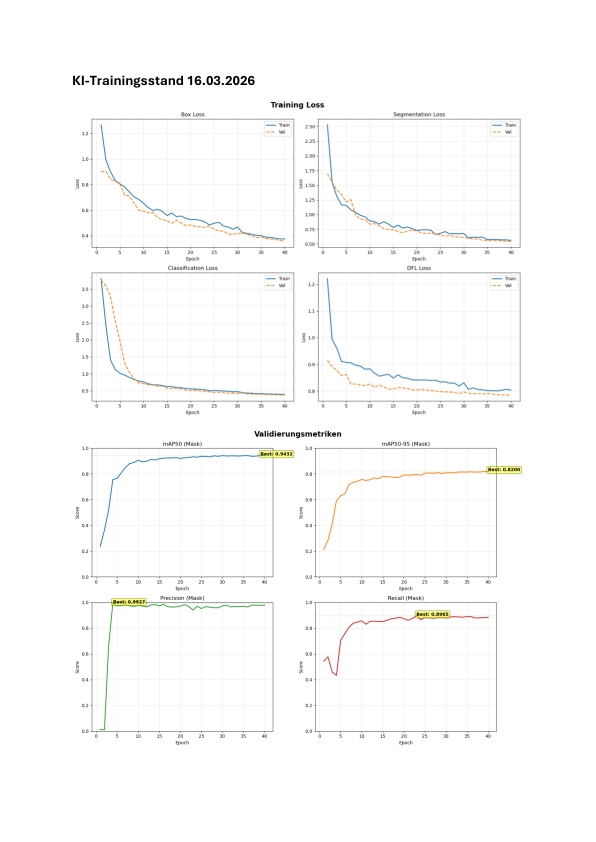
#> input picture 05_Edge AI/Training_Scripts/_pdf_pages/page_01.png, 1191 x 1684 px (shown at 1/2 size)
$ python npzConverter.py -i _pdf_pages
#> lines starting #> are read from the running program, lines starting #| are printed output that depends on the picture
#!/usr/bin/env python3
"""
create_calibration_npz.py

Erstellt eine calibration .npz Datei aus Bilddaten (Ordner/Datei/TXT-Liste)
oder optional aus einem YOLO-style dataset.yaml.

Usage:
    python .\npzConverter.py --images ..\..\Image_Capture_Python\dataset\images\<capture_ordner> --out ..\..\Image_Capture_Python\dataset\images\<capture_ordner>\calibration.npz --imgsz 640 --count 3 --norm_to_1

    # optional weiterhin mit dataset.yaml
    python create_calibration_npz.py --dataset dataset.yaml --split val \
        --out calibration.npz --imgsz 640 --count 200 --seed 42 --norm_to_1

Output .npz enthält das Array unter dem Schlüssel "input" als shape (N,3,H,W) float32.

Änderung ggü. vorher:
- Preprocessing nutzt jetzt YOLO-typische Letterbox (Aspect Ratio erhalten, padding=114),
  statt hartem Resize auf imgsz x imgsz.
"""

import argparse
import sys
import yaml
import random
from pathlib import Path
import numpy as np
import cv2
from tqdm import tqdm

SUPPORTED_EXTS = ('.jpg', '.jpeg', '.png', '.bmp', '.tif', '.tiff')

def read_dataset_yaml(path: str) -> dict:
    with open(path, 'r') as f:
        return yaml.safe_load(f)

def resolve_image_list(entry: str, dataset_dir: Path) -> list[str]:
    """
    entry: path in dataset.yaml (dir or txt listing images)
    dataset_dir: directory containing dataset.yaml (for relative paths)
    returns: list of absolute image file paths
    """
#> called with entry = '_pdf_pages'
    p = Path(entry)
    if not p.is_absolute():
        p = (dataset_dir / p).resolve()

    if p.is_file():
        ext = p.suffix.lower()
        if ext in SUPPORTED_EXTS:
            return [str(p)]
        # text file listing images
        imgs = []
        with open(p, 'r') as fh:
            for line in fh:
                line = line.strip()
                if not line:
                    continue
                ip = Path(line)
                if not ip.is_absolute():
                    ip = (p.parent / ip).resolve()
                if ip.exists():
                    imgs.append(str(ip))
        return imgs

    if p.is_dir():
        imgs = []
        for ext in SUPPORTED_EXTS:
            imgs.extend(sorted([str(x.resolve()) for x in p.glob(f'*{ext}')]))
#> pass 2 of the loop in resolve_image_list, `for ext in SUPPORTED_EXTS:`:
        return imgs

    # fallback: try globbing relative to dataset_dir
    imgs = []
    base = dataset_dir
    if (base / entry).exists():
        return resolve_image_list(str(base / entry), dataset_dir)

    for ext in SUPPORTED_EXTS:
        imgs.extend(sorted([str(x.resolve()) for x in base.rglob(f'*{ext}')]))
    return imgs

def collect_images_from_dataset_yaml(yaml_path: str, split: str) -> list[str]:
    data = read_dataset_yaml(yaml_path)
    dataset_dir = Path(yaml_path).parent
    imgs = []

    if split == 'all':
        keys = [k for k in ('train', 'val', 'test') if k in data]
    else:
        if split not in data:
            raise ValueError(f"split '{split}' not found in dataset.yaml; available keys: {list(data.keys())}")
        keys = [split]

    for k in keys:
        entry = data.get(k)
        if entry:
            imgs.extend(resolve_image_list(entry, dataset_dir))

    if not imgs:
        # fallback: rare variants
        for candidate in ('path', 'images'):
            if data.get(candidate):
                imgs = resolve_image_list(data[candidate], dataset_dir)
                break

    # unique and keep order
    seen = set()
    imgs_unique = []
    for p in imgs:
        if p not in seen:
            seen.add(p)
            imgs_unique.append(p)
    return imgs_unique

def collect_images_from_input(images_entry: str) -> list[str]:
    """
    Resolve images directly from an image source:
    - image file
    - directory with images
    - txt file containing image paths
    """
    p = Path(images_entry)
    if not p.exists():
        raise FileNotFoundError(f"Image source not found: {images_entry}")

    base_dir = Path.cwd()
    imgs = resolve_image_list(images_entry, base_dir)

    # unique and keep order
    seen = set()
    imgs_unique = []
    for p in imgs:
        if p not in seen:
            seen.add(p)
            imgs_unique.append(p)
#> in load_and_preprocess, img is the input picture: shape (1684, 1191, 3); mean B, G, R 251.4, 251.7, 251.7
    return imgs_unique

def letterbox_bgr(
    img_bgr: np.ndarray,
    new_shape: int,
    color: tuple[int, int, int] = (114, 114, 114),
    auto: bool = False,
    stride: int = 32
) -> np.ndarray:
    """
    YOLO-typische Letterbox:
    - Aspect Ratio beibehalten
    - auf new_shape x new_shape in ein gepaddetes Canvas legen
    - Padding-Farbe wie YOLO üblich: 114

    auto=True und stride=32 würde Padding so wählen, dass es stride-align ist.
    Für Kalibrierung ist auto=False (exakt new_shape) meist am sinnvollsten.
    """
#> called with new_shape = 640, color = (114, 114, 114), auto = False, stride = 32
    h, w = img_bgr.shape[:2]
#> h = 1684; w = 1191
    if h == 0 or w == 0:
        raise ValueError("Empty image")

    # scale ratio (new / old)
    r = min(new_shape / w, new_shape / h)
#> r = 0.38
    # compute unpadded new size
    new_unpad = (int(round(w * r)), int(round(h * r)))  # (w, h)
#> new_unpad = (453, 640)

    # compute padding
    dw = new_shape - new_unpad[0]
#> dw = 187
    dh = new_shape - new_unpad[1]
#> dh = 0

    if auto:
        # make padding multiples of stride (like YOLO's auto mode)
        dw = dw % stride
        dh = dh % stride

    dw /= 2
#> dw = 93.5
    dh /= 2

    # resize
    if (w, h) != new_unpad:
        # interpolation: downscale -> AREA, upscale -> LINEAR (wie in vielen YOLO impl.)
        interp = cv2.INTER_AREA if r < 1.0 else cv2.INTER_LINEAR
#> interp = 3
        img_bgr = cv2.resize(img_bgr, new_unpad, interpolation=interp)
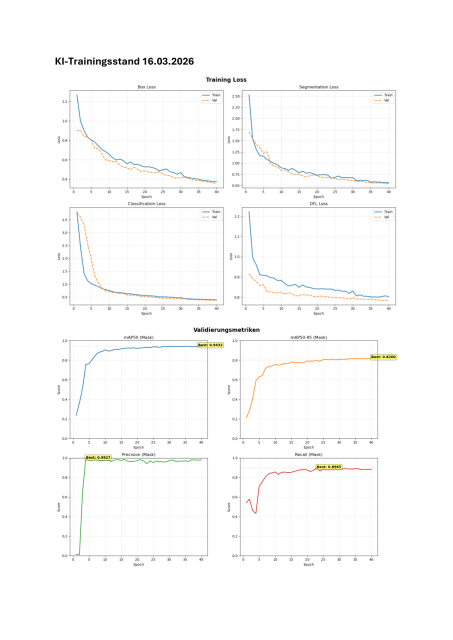
#> img_bgr: shape (640, 453, 3); mean of channels 0, 1, 2 251.4, 251.7, 251.7; drawn as B, G, R

    # pad
    top = int(round(dh - 0.1))
#> top = 0
    bottom = int(round(dh + 0.1))
#> bottom = 0
    left = int(round(dw - 0.1))
#> left = 93
    right = int(round(dw + 0.1))
#> right = 94
    img_bgr = cv2.copyMakeBorder(img_bgr, top, bottom, left, right, cv2.BORDER_CONSTANT, value=color)
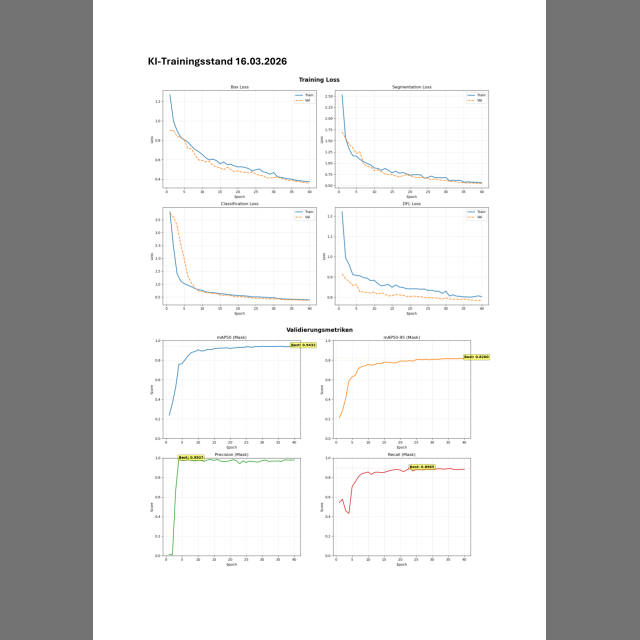
#> img_bgr: shape (640, 640, 3); mean of channels 0, 1, 2 211.3, 211.5, 211.5; drawn as B, G, R

    # safety: enforce exact shape
    img_bgr = img_bgr[:new_shape, :new_shape]
    if img_bgr.shape[0] != new_shape or img_bgr.shape[1] != new_shape:
        # rare rounding corner case: force exact resize
        img_bgr = cv2.resize(img_bgr, (new_shape, new_shape), interpolation=cv2.INTER_LINEAR)

    return img_bgr

def load_and_preprocess(
    img_paths: list[str],
    imgsz: int,
    norm_to_1: bool = True,
    use_letterbox: bool = True,
    letterbox_auto: bool = False,
    letterbox_stride: int = 32,
    show_progress: bool = True
) -> np.ndarray:
    """
    Load images, YOLO-preprocess:
    - BGR read
    - force 3-channel BGR
    - letterbox to imgsz x imgsz (default) OR direct resize
    - BGR -> RGB
    - HWC -> CHW
    - float32 and normalize to [0,1] if requested
    Returns numpy array shape (N,3,H,W) float32.
    """
    out = []
    iterator = tqdm(img_paths, desc='Loading images') if show_progress else img_paths

    for p in iterator:
        img = cv2.imread(p, cv2.IMREAD_UNCHANGED)
        if img is None:
            print(f"Warning: could not read {p}, skipping.", file=sys.stderr)
            continue

        # Ensure 3-channel BGR
        if len(img.shape) == 2:
            img = cv2.cvtColor(img, cv2.COLOR_GRAY2BGR)
        elif img.shape[2] == 4:
            img = cv2.cvtColor(img, cv2.COLOR_BGRA2BGR)

        if use_letterbox:
            img = letterbox_bgr(img, new_shape=imgsz, auto=letterbox_auto, stride=letterbox_stride)
        else:
            img = cv2.resize(img, (imgsz, imgsz), interpolation=cv2.INTER_LINEAR)

        # BGR -> RGB
        img_rgb = img[:, :, ::-1]

        # HWC -> CHW
        img_chw = np.transpose(img_rgb, (2, 0, 1)).astype(np.float32)

        if norm_to_1:
            img_chw /= 255.0

        out.append(img_chw)
#> pass 2 of the loop in load_and_preprocess, `for p in iterator:`:
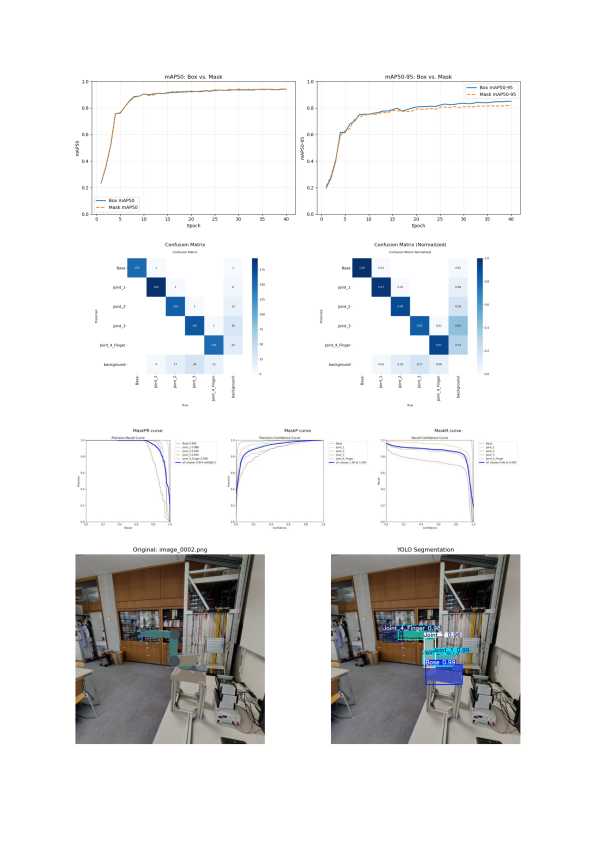
#> input picture 05_Edge AI/Training_Scripts/_pdf_pages/page_02.png, 1191 x 1684 px (shown at 1/2 size)
#> in load_and_preprocess, img is the input picture: shape (1684, 1191, 3); mean B, G, R 230.4, 230.2, 230.1
#> in letterbox_bgr (call 2), `img_bgr = cv2.resize(img_bgr, new_unpad, interpolation=interp)`:
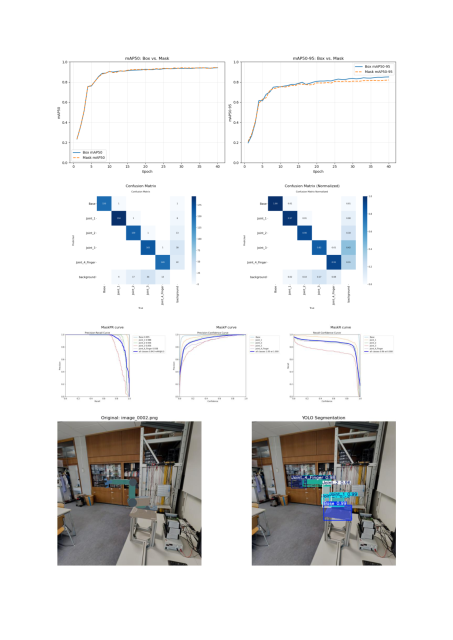
#> img_bgr: shape (640, 453, 3); mean of channels 0, 1, 2 230.4, 230.2, 230.1; drawn as B, G, R
#> in letterbox_bgr (call 2), `img_bgr = cv2.copyMakeBorder(img_bgr, top, bottom, left, right, cv2.BO..`:
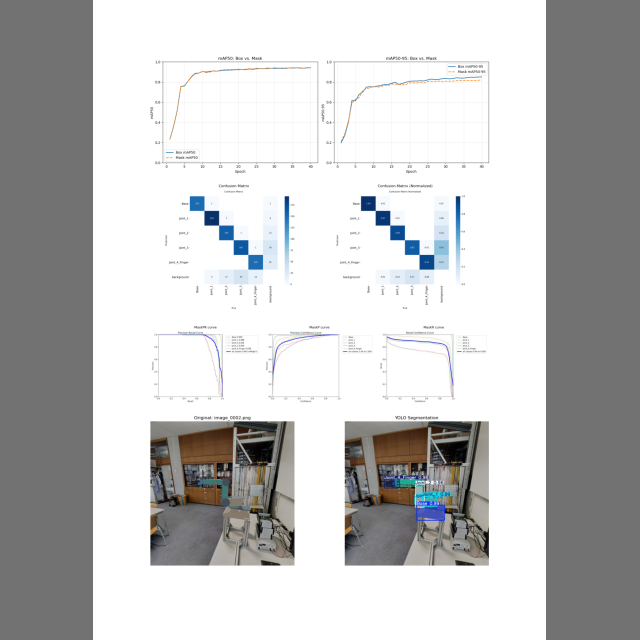
#> img_bgr: shape (640, 640, 3); mean of channels 0, 1, 2 196.4, 196.3, 196.2; drawn as B, G, R

    if not out:
        raise RuntimeError("No images were loaded. Check paths and dataset.yaml content.")
    return np.stack(out, axis=0)

def main():
    parser = argparse.ArgumentParser(description="Create calibration .npz for STM32 quantization from images (YOLO letterbox)")
    parser.add_argument('--images', '-i', help='Image source: image file, folder, or txt file with image paths')
    parser.add_argument('--dataset', '-d', help='Optional path to dataset.yaml')
    parser.add_argument('--split', choices=['train', 'val', 'test', 'all'], default='val', help='Which split to use (default: val)')
    parser.add_argument('--out', '-o', default='calibration.npz', help='Output .npz filename (default: calibration.npz)')
    parser.add_argument('--imgsz', type=int, default=640, help='Target square size. Must match the model input size (default: 640)')
    parser.add_argument('--count', type=int, default=200, help='Number of calibration images to sample (default: 200)')
    parser.add_argument('--seed', type=int, default=42, help='Random seed (default: 42)')
    parser.add_argument('--shuffle', action='store_true', help='Shuffle available images before sampling')

    # Für YOLOv8 ist norm_to_1 praktisch immer korrekt (img/255.0)
    parser.add_argument('--norm_to_1', action='store_true', help='Normalize images to [0,1] floats (recommended)')

    # Letterbox-Optionen
    parser.add_argument('--no_letterbox', action='store_true', help='Disable letterbox (fallback to direct resize)')
    parser.add_argument('--letterbox_auto', action='store_true', help='Stride-aligned padding (YOLO auto mode). Default OFF for fixed size.')
    parser.add_argument('--letterbox_stride', type=int, default=32, help='Stride for letterbox auto mode (default: 32)')

    parser.add_argument('--verbose', action='store_true', help='Verbose output')
    args = parser.parse_args()

    if not args.images and not args.dataset:
        print("Error: provide either --images or --dataset.", file=sys.stderr)
        sys.exit(2)

    try:
        if args.images:
            imgs = collect_images_from_input(args.images)
        else:
            yaml_path = Path(args.dataset)
            if not yaml_path.exists():
                print(f"Error: dataset.yaml not found at {yaml_path}", file=sys.stderr)
                sys.exit(2)
            imgs = collect_images_from_dataset_yaml(str(yaml_path), args.split)
    except Exception as e:
        print(f"Error resolving input images: {e}", file=sys.stderr)
        sys.exit(2)

    if len(imgs) == 0:
        print("No images found for the requested split. Exiting.", file=sys.stderr)
        sys.exit(2)

    # Shuffle deterministisch
    if args.shuffle:
        random.Random(args.seed).shuffle(imgs)

    # sample up to count
    count = min(args.count, len(imgs))
    sampled = imgs[:count]

    if args.verbose:
        print(f"Found {len(imgs)} images total; sampling {count} images for calibration.")
        print("Sampled example files:")
        for p in sampled[:5]:
            print("  ", p)
        print(f"Letterbox: {'OFF' if args.no_letterbox else 'ON'} (auto={args.letterbox_auto}, stride={args.letterbox_stride})")
        print(f"Normalize to [0,1]: {'ON' if args.norm_to_1 else 'OFF'}")

    arr = load_and_preprocess(
        sampled,
        imgsz=args.imgsz,
        norm_to_1=args.norm_to_1,
        use_letterbox=(not args.no_letterbox),
        letterbox_auto=args.letterbox_auto,
        letterbox_stride=args.letterbox_stride,
        show_progress=not args.verbose
    )

    out_path = Path(args.out)
    if out_path.parent != Path(''):
        out_path.parent.mkdir(parents=True, exist_ok=True)

    np.savez(out_path, input=arr)
    print(f"Saved calibration file: {out_path} with shape {arr.shape} and dtype {arr.dtype}")
#| Saved calibration file: calibration.npz with shape (2, 3, 640, 640) and dtype float32

if __name__ == '__main__':
    main()
